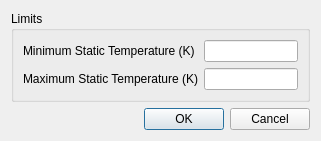
<?xml version="1.0" encoding="UTF-8"?>
<ui version="4.0">
 <class>AdvancedDialog</class>
 <widget class="QDialog" name="AdvancedDialog">
  <property name="geometry">
   <rect>
    <x>0</x>
    <y>0</y>
    <width>321</width>
    <height>134</height>
   </rect>
  </property>
  <property name="windowTitle">
   <string>Advanced Numerical Condtions</string>
  </property>
  <layout class="QVBoxLayout" name="verticalLayout">
   <item>
    <widget class="QGroupBox" name="groupBox">
     <property name="title">
      <string>Limits</string>
     </property>
     <layout class="QFormLayout" name="formLayout">
      <item row="0" column="0">
       <widget class="QLabel" name="label">
        <property name="text">
         <string>Minimum Static Temperature (K)</string>
        </property>
       </widget>
      </item>
      <item row="0" column="1">
       <widget class="QLineEdit" name="minimumStaticTemperature"/>
      </item>
      <item row="1" column="0">
       <widget class="QLabel" name="label_2">
        <property name="text">
         <string>Maximum Static Temperature (K)</string>
        </property>
       </widget>
      </item>
      <item row="1" column="1">
       <widget class="QLineEdit" name="maximumStaticTemperature"/>
      </item>
     </layout>
    </widget>
   </item>
   <item>
    <widget class="QDialogButtonBox" name="buttonBox">
     <property name="orientation">
      <enum>Qt::Horizontal</enum>
     </property>
     <property name="standardButtons">
      <set>QDialogButtonBox::Cancel|QDialogButtonBox::Ok</set>
     </property>
    </widget>
   </item>
  </layout>
 </widget>
 <resources/>
 <connections>
  <connection>
   <sender>buttonBox</sender>
   <signal>accepted()</signal>
   <receiver>AdvancedDialog</receiver>
   <slot>accept()</slot>
   <hints>
    <hint type="sourcelabel">
     <x>248</x>
     <y>254</y>
    </hint>
    <hint type="destinationlabel">
     <x>157</x>
     <y>274</y>
    </hint>
   </hints>
  </connection>
  <connection>
   <sender>buttonBox</sender>
   <signal>rejected()</signal>
   <receiver>AdvancedDialog</receiver>
   <slot>reject()</slot>
   <hints>
    <hint type="sourcelabel">
     <x>316</x>
     <y>260</y>
    </hint>
    <hint type="destinationlabel">
     <x>286</x>
     <y>274</y>
    </hint>
   </hints>
  </connection>
 </connections>
</ui>
